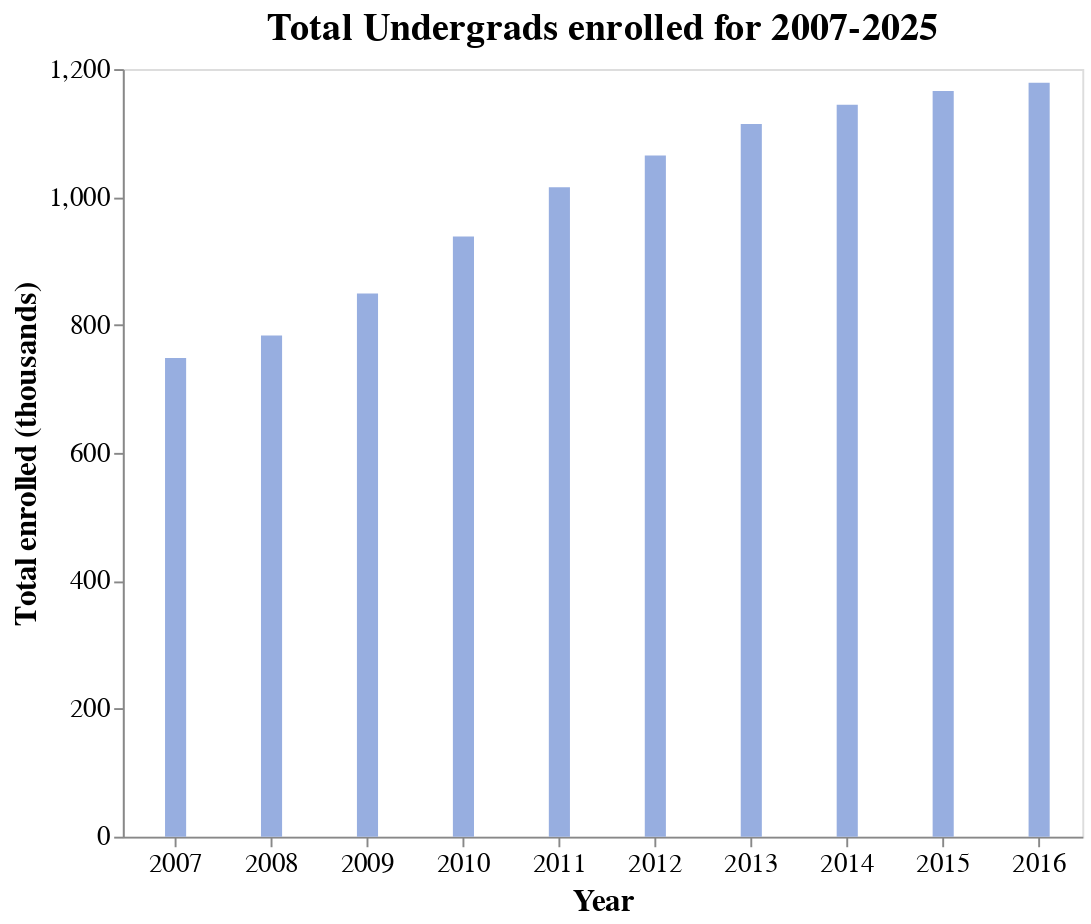

Source (notebook cell):
### Markdown cell above
# **First Chart: Evolution total students of undergrads, and grad students 2007-2025**

This line chart shows the total number of enrolled students for undergrads, grads and diploma students
in Chile for the period 2007-2025

### Code cell
# For the following chart I used ChatGPT to assist me in debugging and assisting
# me in how to develop some features of the cart

var_1 = "total matrícula"

# Getting the data
cols_1 = ["año"]
df_1 = raw[raw["nivel global"] == "Pregrado"]
df_1 = df_1.groupby(cols_1)[var_1].sum().reset_index()
df_1 = df_1.query("año < 2017")

df_1.rename(columns = {"nivel global" : "Degree Type"}, inplace=True)
#values = list(range(min(df_1["año"]), max(df_1["año"]) +1 , 2))

# Chart number of enrolled during type
chart_1 = alt.Chart(df_1).mark_bar(
    color = "#97aee0",
    width = 11,
    ).encode(
    x=alt.X("año:O", axis= alt.Axis(title="Year",
                                    #values=values,
                                    labelAngle = 0,
                                    grid = False,
                                    labelFontSize = 14,
                                    titleFontSize = 16),
                    scale=alt.Scale(2007,2025)),
    y=alt.Y(f"{var_1}:Q",
            axis= alt.Axis(title="Total enrolled (thousands)",
                           values = list(range(0, 1300, 200)),
                           grid = False,
                           labelFontSize = 14,
                            titleFontSize = 16)
                           )
            ).properties(
            title = "Total Undergrads enrolled for 2007-2025",
            height = 400,
            width = 500
    ).configure_axis(
            grid = False,
            labelFontSize = 12,
            titleFontSize = 14
        ).configure_title(
            fontSize = 16
        ).configure_view(strokeWidth=0
        ).configure(background="transparent"
        ).configure_legend(
        labelFontSize = 14
        ).configure_title(
        fontSize=20)

chart_1.save("../static/enrolled.svg")
chart_1.save("../png_charts/enrolled.png")
chart_1

### Figure 1 — Vega-Lite specification as saved in the notebook (floating-point values rounded to 4 significant figures)
{"config": {"view": {"continuousWidth": 300, "continuousHeight": 300}, "background": "transparent", "legend": {"labelFontSize": 14}, "title": {"fontSize": 20}}, "data": {"name": "data-fbe3135e4f057420d7a0478d7d588659"}, "mark": {"type": "bar", "color": "#97aee0", "width": 11}, "encoding": {"x": {"axis": {"grid": false, "labelAngle": 0, "labelFontSize": 14, "title": "Year", "titleFontSize": 16}, "field": "año", "scale": {"align": 2007, "base": 2025}, "type": "ordinal"}, "y": {"axis": {"grid": false, "labelFontSize": 14, "title": "Total enrolled (thousands)", "titleFontSize": 16, "values": [0, 200, 400, 600, 800, 1000, 1200]}, "field": "total matrícula", "type": "quantitative"}}, "height": 400, "title": "Total Undergrads enrolled for 2007-2025", "width": 500, "$schema": "https://vega.github.io/schema/vega-lite/v5.20.1.json", "datasets": {"data-fbe3135e4f057420d7a0478d7d588659": [{"año": 2007, "total matrícula": 748.3}, {"año": 2008, "total matrícula": 783.3}, {"año": 2009, "total matrícula": 849.3}, {"año": 2010, "total matrícula": 938.3}, {"año": 2011, "total matrícula": 1015.0}, {"año": 2012, "total matrícula": 1065.0}, {"año": 2013, "total matrícula": 1114.0}, {"año": 2014, "total matrícula": 1144.0}, {"año": 2015, "total matrícula": 1166.0}, {"año": 2016, "total matrícula": 1178.0}]}}
